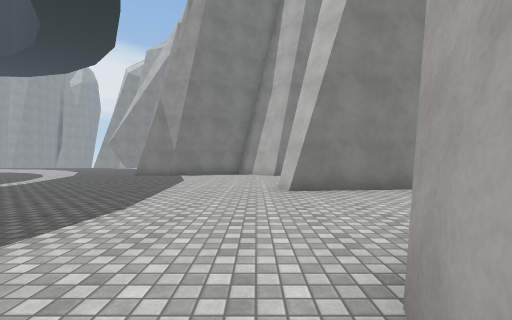
view 1 (above)

22 first-person views from a walk through a scene from a Unity 3-D project. The camera is 1.3 m above the floor, looks level and sees 90° across. The floor is counted in squares, 2 m on a side. Each view is taken from the middle of a square. On the plan, view 1 faces up. The plan holds only what a view shows up to about 9 squares ahead; the rest is blank. The place goes on beyond the plan. The player character is not drawn. Some surface patterns are stand-ins.

view 2
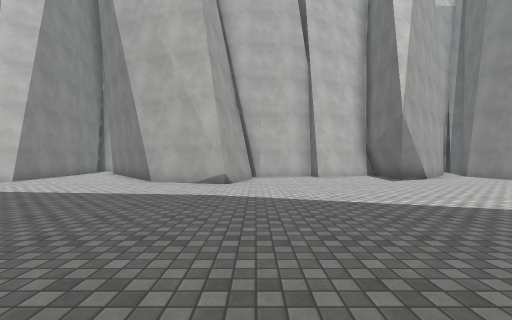

view 3
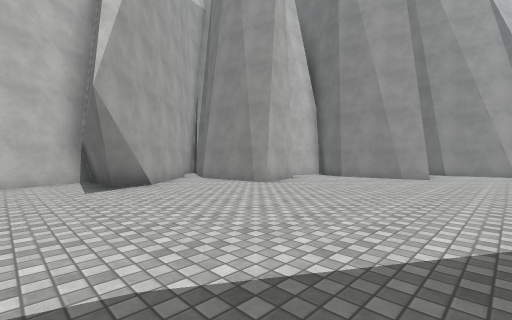

view 4
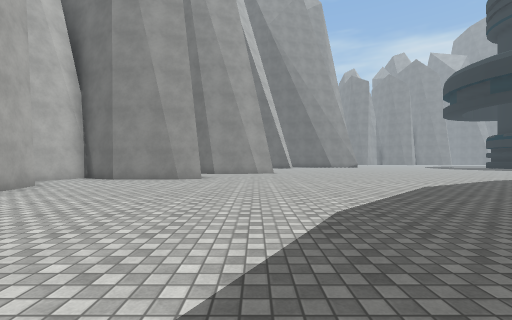

view 5
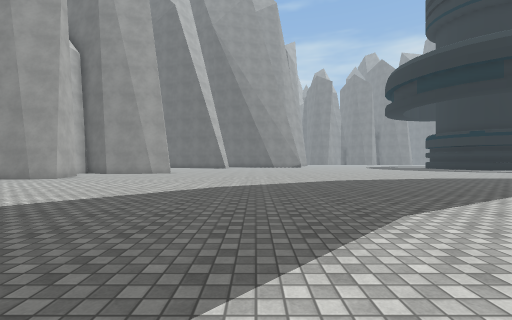

view 6
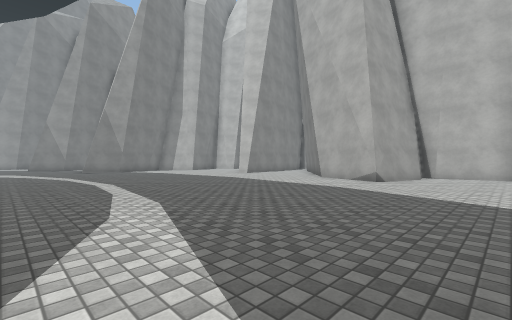

view 7
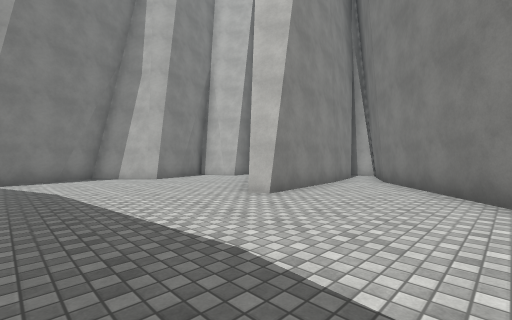

view 8
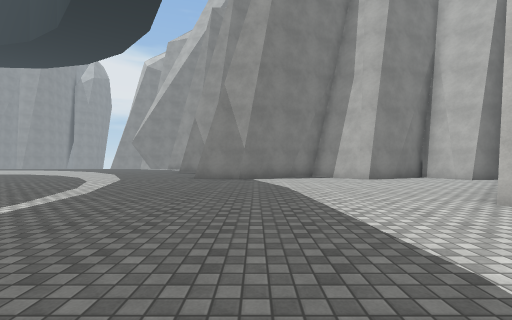

view 9
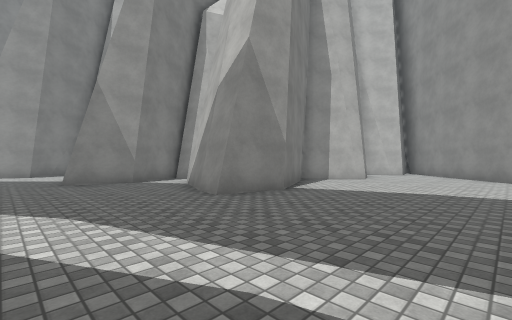

view 10
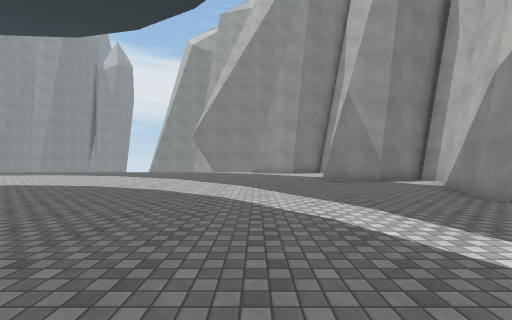

view 11
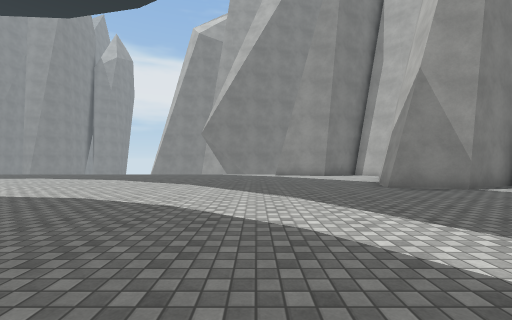

view 12
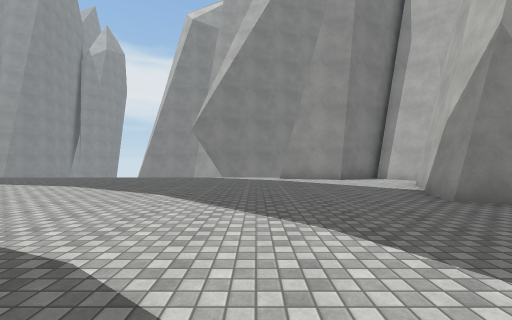

view 13
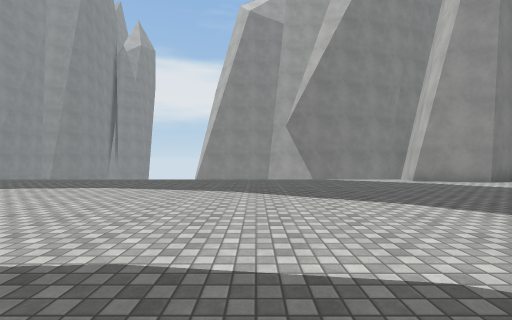

view 14
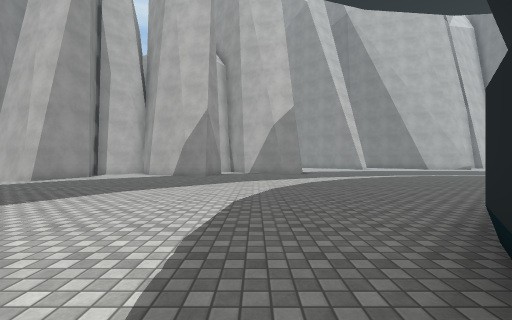

view 15
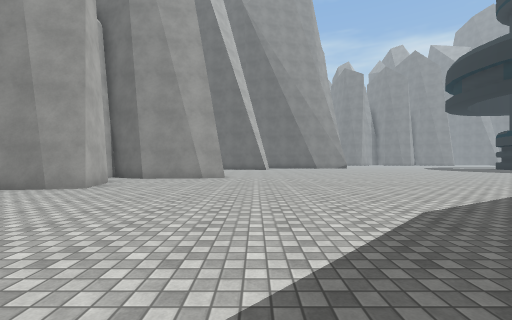

view 16
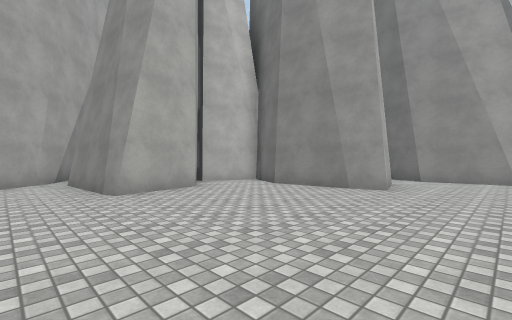

view 17
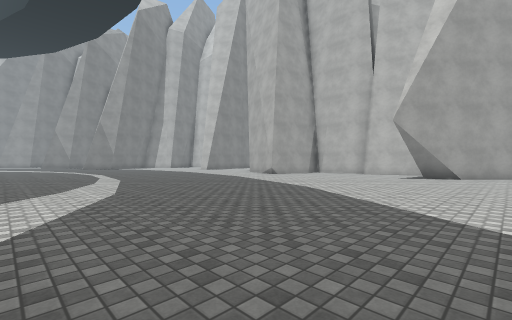

view 18
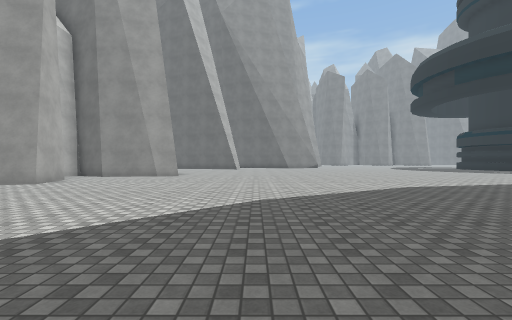

view 19
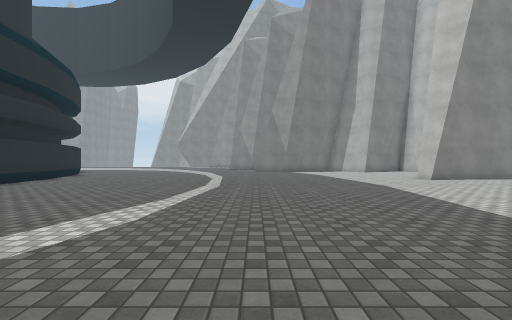

view 20
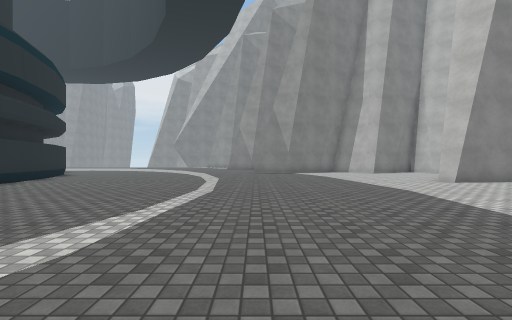

view 21
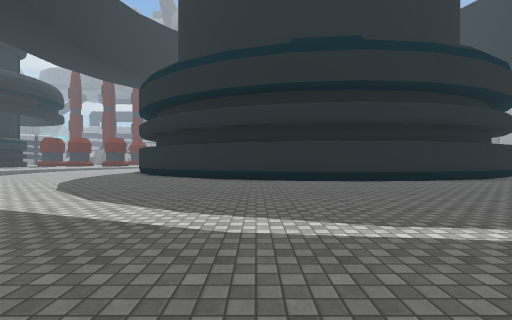

view 22
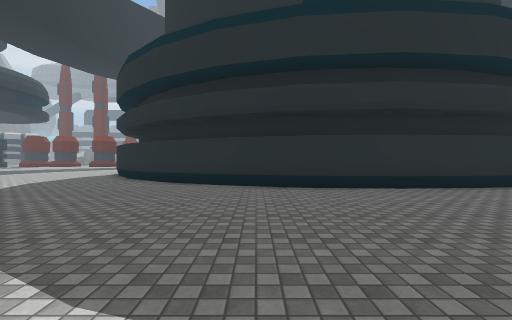

### Floor plan
Points are (right, up) in squares from view 1. A wall is a line through its corners. A room is listed if a view was taken in it or the views show most of it. See-through windows are left out.
Room 1 (views 1, 2, 3, 4, 5, 6, 7, 8, 9, 10, 11, 12, 13, 14, 15, 16, 17, 18, 19, 20, 21, 22)
walls: (-12.6, -1) (-13.6, -3); (-11.9, 1.2) (-12.6, -1.1); (-13.6, -2.9) (-15, -4.6); (-11.7, 3.4) (-11.9, 1); (-11.9, 5.7) (-11.7, 3.3); (-12.6, 7.7) (-11.9, 5.4); (0.5, -1.2) (-0.1, -1.1) (0.8, 1.3) (5, 4.8); (-13.1, 8.6) (-12.5, 7.6); (2.2, -1.9) (-0.1, -1.2); (0.9, -6.6) (3.8, -6.8) (2.9, -4.9); (1.4, -7.7) (1.1, -6.4); (3.1, -4.1) (2.7, -2.2); (-5, 10.9) (-4.9, 11.8); (-3.5, 10.6) (-5, 10.9); (-4.9, 11.6) (-4.1, 13.7); (0.5, -10.5) (2.6, -10.3); (1.8, 7) (3.3, 8.4); (-15.8, 11.8) (-14.9, 11.1); (4.2, 5.8) (0.9, 5.4) (0.6, 5.8); (0.6, -12.5) (0.1, -10.6) (0.7, -10.5); (4.9, 4.7) (6.4, 5.4); (0.8, 10.6) (-0.6, 12) (-3.5, 10.6); (-2.4, -14.7) (-0.2, -14.5) (0.9, -15.1); (2, 11) (0.8, 10.6) (0.5, 10.8); (5.7, 6.1) (4, 5.7); (4.4, -10.5) (1.1, -7.1); (-2.7, -16.5) (-3.1, -14.9) (-2.1, -14.7); (-3.1, 14.7) (-3.7, 15.2); (-6.6, 15.7) (-5.7, 17.8); (0.6, -14.9) (1.1, -15.3) (1.8, -13.5); (3.8, 10.6) (3.6, 11.1); (-3.3, 15.6) (-5.3, 14.6) (-6.8, 15) (-6.6, 16); (-5, -18.2) (-3, -17.9) (-1.9, -18.4); (5.2, 10.5) (4.1, 10.3) (3.7, 10.8); (-4.8, 19) (-5.7, 20.1) (-7.2, 19.4) (-9, 19.9) (-8.9, 20.5)
low walls: (1.6, -7.7) (1.4, -7)

Where each view was taken, in squares from view 1:
view 1: 0 up, 0 right, facing up
view 2: 2 down, 7 left, facing right
view 3: 5 down, 5 left, facing down-right
view 4: 6 down, 5 left, facing down
view 5: 6 down, 10 left, facing down
view 6: 4 down, 8 left, facing up-right
view 7: 2 up, 3 left, facing up-right
view 8: 2 up, 3 left, facing up
view 9: 7 up, 8 left, facing up-right
view 10: 7 up, 9 left, facing up
view 11: 9 up, 10 left, facing up
view 12: 11 up, 10 left, facing up
view 13: 12 up, 14 left, facing up
view 14: 13 up, 17 left, facing right
view 15: 9 down, 7 left, facing down
view 16: 9 down, 5 left, facing down-right
view 17: 9 down, 9 left, facing up-right
view 18: 8 down, 9 left, facing down
view 19: 3 down, 5 left, facing up
view 20: 2 down, 5 left, facing up
view 21: 0 up, 4 left, facing left
view 22: 0 up, 6 left, facing left
